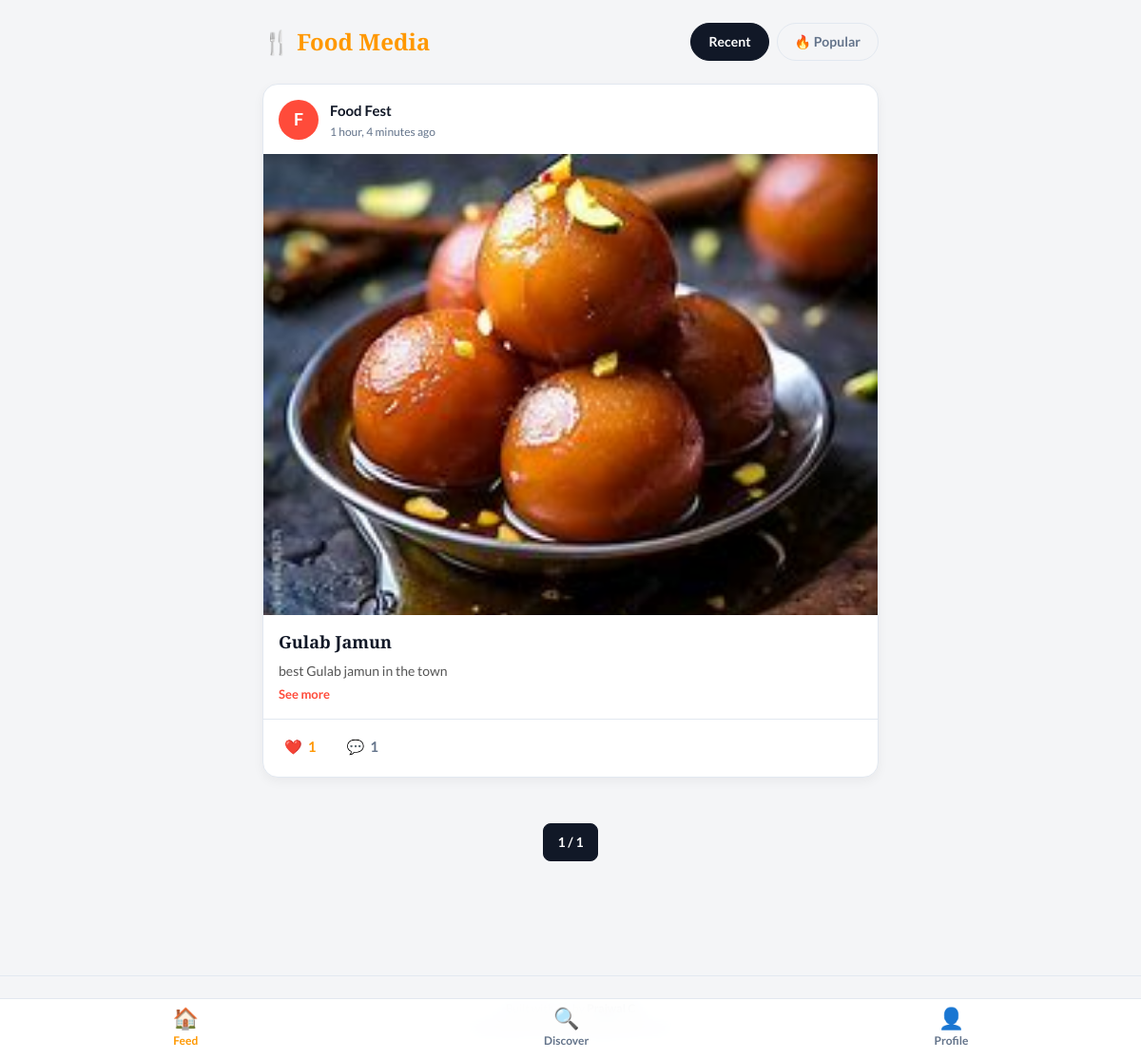
/feed/ (signed in), run on the app's committed database.
### feed/models.py (models this page shows, shortened)
class Post(models.Model):
    restaurant = models.ForeignKey(
        settings.AUTH_USER_MODEL,
        on_delete=models.CASCADE,
        related_name='posts'
    )
    image = models.ImageField(upload_to='post_images/')
    caption = models.TextField(max_length=500, blank=True)
    dish_name = models.CharField(max_length=150)
    created_at = models.DateTimeField(auto_now_add=True)
    updated_at = models.DateTimeField(auto_now=True)
    class Meta:
        ordering = ['-created_at']
    @property
    def like_count(self):
        return self.likes.count()
    @property
    def comment_count(self):
        return self.comments.count()

### accounts/models.py (models this page shows, shortened)
class CustomUser(AbstractUser):
    ROLE_CHOICES = [
        ('ENTHUSIAST', 'Food Enthusiast'),
        ('RESTAURANT', 'Restaurant'),
    ]
    username = models.CharField(max_length=50, unique=True)
    email = models.EmailField(unique=True)
    full_name = models.CharField(max_length=150)
    role = models.CharField(max_length=20, choices=ROLE_CHOICES, blank=True)
    profile_picture = models.ImageField(
        upload_to='profile_pics/', blank=True, null=True
    )
    bio = models.TextField(max_length=500, blank=True)
    date_joined = models.DateTimeField(auto_now_add=True)
    is_active = models.BooleanField(default=True)
    restaurant_address = models.CharField(max_length=300, blank=True)
    contact_number = models.CharField(max_length=20, blank=True)
    USERNAME_FIELD = 'username'
    REQUIRED_FIELDS = ['email', 'full_name']
    def is_enthusiast(self):
        return self.role == 'ENTHUSIAST'

### feed/views.py (the view)
# urls.py: path('feed/', views.feed, name='feed'),
@login_required
def feed(request):
    mode = request.GET.get('mode', 'recent')
    thirty_days_ago = timezone.now() - timedelta(days=30)
    if mode == 'popular':
        posts_qs = Post.objects.filter(
            created_at__gte=thirty_days_ago
        ).annotate(
            num_likes=Count('likes')
        ).order_by('-num_likes', '-created_at')
    else:
        mode = 'recent'
        posts_qs = Post.objects.all().order_by('-created_at')
    paginator = Paginator(posts_qs, 10)
    page_number = request.GET.get('page')
    page_obj = paginator.get_page(page_number)
    liked_post_ids = set()
    if request.user.is_enthusiast():
        liked_post_ids = set(
            Like.objects.filter(enthusiast=request.user).values_list('post_id', flat=True)
        )
    return render(request, 'feed/feed.html', {
        'page_obj': page_obj,
        'mode': mode,
        'liked_post_ids': liked_post_ids,
    })

### templates/feed/feed.html (shortened to what this page needs)
{% extends 'base.html' %}
{% block content %}
<div class="container">
  <div class="feed-header">
    <span class="feed-logo">🍴 Food Media</span>
    <div class="mode-tabs">
      <a href="?mode=recent" class="mode-tab {% if mode == 'recent' %}active{% endif %}" id="tab-recent">Recent</a>
      <a href="?mode=popular" class="mode-tab {% if mode == 'popular' %}active{% endif %}" id="tab-popular">🔥 Popular</a>
    </div>
  </div>
  {% if page_obj.object_list %}
    {% for post in page_obj %}
      {% include 'partials/post_card.html' %}
    {% endfor %}
    <div class="pagination">
      <span class="current">{{ page_obj.number }} / {{ page_obj.paginator.num_pages }}</span>
    </div>
  {% else %}
    <div class="empty-state">
      <div class="empty-state__icon">🍳</div>
      <p class="empty-state__text">The kitchen is empty! No dishes yet.</p>
    </div>
  {% endif %}
</div>
{% endblock %}

### templates/partials/post_card.html (shortened to what this page needs)
{% load static %}
<div class="card post-card">
  <div class="post-card__header">
    <a href="{% url 'restaurant_profile' username=post.restaurant.username %}">
      {% if post.restaurant.profile_picture %}
        <img src="{{ post.restaurant.profile_picture.url }}" alt="{{ post.restaurant.full_name }}" class="post-card__avatar">
      {% else %}
        <div class="post-card__avatar-placeholder">{{ post.restaurant.full_name|first|upper }}</div>
      {% endif %}
    </a>
    <div>
      <a href="{% url 'restaurant_profile' username=post.restaurant.username %}" class="post-card__restaurant-name">{{ post.restaurant.full_name }}</a>
      <div class="post-card__time text-muted">{{ post.created_at|timesince }} ago</div>
    </div>
  </div>
  <a href="{% url 'post_detail' pk=post.pk %}">
    <img src="{{ post.image.url }}" alt="{{ post.dish_name }}" class="post-card__image" loading="lazy">
  </a>
  <div class="post-card__body">
    <div class="post-card__dish-name">{{ post.dish_name }}</div>
    {% if post.caption %}
      <p class="post-card__caption collapsed" id="caption-{{ post.pk }}">{{ post.caption }}</p>
      <button class="see-more-btn" onclick="toggleCaption({{ post.pk }})" id="see-more-{{ post.pk }}">See more</button>
    {% endif %}
  </div>
  <div class="post-card__actions">
    {% if user.is_enthusiast %}
      {% with is_liked=liked_post_ids|default_if_none:"" %}
      <button class="action-btn {% if post.pk in liked_post_ids %}liked{% endif %}" id="like-btn-{{ post.pk }}" onclick="toggleLike({{ post.pk }})" title="Like this dish">
        <span id="like-icon-{{ post.pk }}">{% if post.pk in liked_post_ids %}❤️{% else %}🤍{% endif %}</span>
        <span id="like-count-{{ post.pk }}">{{ post.like_count }}</span>
      </button>
      {% endwith %}
    {% else %}
      <span class="action-btn disabled" title="Likes">🤍 {{ post.like_count }}</span>
    {% endif %}
    <a href="{% url 'post_detail' pk=post.pk %}" class="action-btn" title="View comments">
      💬 <span>{{ post.comment_count }}</span>
    </a>
  </div>
</div>

### static/css/style.css (style rules this page uses)
:root { --color-eggshell: #FFFFFF; --color-sage: #FF4B3A; --color-persimmon: #FF9800; --color-dark-brown: #111827; --color-warm-white: #F4F5F7; --color-border: #E2E8F0; --color-muted-text: #64748B; --color-success: #10B981; --color-error: #EF4444; --color-star-gold: #F59E0B; --navbar-bg: rgba(255, 255, 255, 0.95); --navbar-height: 64px; --font-primary: 'Lato', 'Helvetica Neue', sans-serif; --font-display: 'Playfair Display', Georgia, serif; --radius-sm: 8px; --radius-md: 12px; --radius-lg: 16px; --shadow-sm: 0 4px 12px rgba(0, 0, 0, 0.05); --shadow-md: 0 8px 24px rgba(0, 0, 0, 0.12); --transition: 0.2s ease; }
*, *::before, *::after { box-sizing: border-box; margin: 0; padding: 0; }
body { font-family: var(--font-primary); background: var(--color-warm-white); color: var(--color-dark-brown); font-size: 16px; line-height: 1.6; min-height: 100vh; }
a { color: inherit; text-decoration: none; }
img { max-width: 100%; display: block; }
textarea, input, select, button { font-family: var(--font-primary); }
.container { max-width: 680px; margin: 0 auto; padding: 16px; padding-bottom: calc(var(--navbar-height) + 32px); }
.text-muted { color: var(--color-muted-text); font-size: 14px; }
.card { background: var(--color-eggshell); border: 1px solid var(--color-border); border-radius: var(--radius-lg); box-shadow: var(--shadow-sm); transition: box-shadow var(--transition), transform var(--transition); overflow: hidden; }
.post-card { margin-bottom: 24px; }
.post-card__header { display: flex; align-items: center; gap: 12px; padding: 14px 16px; }
.post-card__avatar-placeholder { width: 42px; height: 42px; border-radius: 50%; background: var(--color-sage); display:flex; align-items:center; justify-content:center; color:#fff; font-weight:700; font-size:18px; flex-shrink:0; }
.post-card__restaurant-name { font-weight: 700; font-size: 15px; }
.post-card__time { font-size: 12px; color: var(--color-muted-text); }
.post-card__image { width: 100%; aspect-ratio: 4/3; object-fit: cover; }
.post-card__body { padding: 14px 16px; }
.post-card__dish-name { font-family: var(--font-display); font-size: 18px; font-weight: 700; margin-bottom: 6px; }
.post-card__caption { font-size: 14px; color: #555; line-height: 1.5; }
.post-card__caption.collapsed { display: -webkit-box; -webkit-line-clamp: 3; -webkit-box-orient: vertical; overflow: hidden; }
.see-more-btn { background: none; border: none; color: var(--color-sage); font-size: 13px; cursor: pointer; font-weight: 600; padding: 0; margin-top: 4px; }
.post-card__actions { display: flex; align-items: center; gap: 20px; padding: 10px 16px 14px; border-top: 1px solid var(--color-border); }
.action-btn { display: flex; align-items: center; gap: 6px; background: none; border: none; cursor: pointer; font-size: 15px; color: var(--color-muted-text); font-weight: 600; padding: 6px; border-radius: var(--radius-sm); transition: color var(--transition); }
.action-btn.liked { color: var(--color-persimmon); }
.feed-header { display: flex; align-items: center; justify-content: space-between; margin-bottom: 16px; padding: 8px 0; }
.feed-logo { font-family: var(--font-display); font-size: 24px; color: var(--color-persimmon); font-weight: 700; }
.mode-tabs { display: flex; gap: 8px; }
.mode-tab { padding: 8px 18px; border-radius: 20px; font-size: 14px; font-weight: 600; border: 1.5px solid var(--color-border); background: transparent; cursor: pointer; color: var(--color-muted-text); text-decoration: none; transition: all var(--transition); }
.mode-tab.active { background: var(--color-dark-brown); color: #fff; border-color: var(--color-dark-brown); }
.pagination { display: flex; align-items: center; justify-content: center; gap: 8px; padding: 24px 0; }
.pagination a, .pagination span { padding: 8px 14px; border-radius: var(--radius-sm); font-weight: 600; font-size: 14px; border: 1.5px solid var(--color-border); background: var(--color-eggshell); }
.pagination .current { background: var(--color-dark-brown); color: #fff; border-color: var(--color-dark-brown); }

### data on the page
Post: restaurant.full_name|first "F", restaurant.full_name "Food Fest", created_at "1 hour, 4 minutes", image (picture), dish_name "Gulab Jamun", caption "best Gulab jamun in the town", like_count "1", comment_count "1"

### other printed values
{{ page_obj.number }} "1"
{{ page_obj.paginator.num_pages }} "1"
